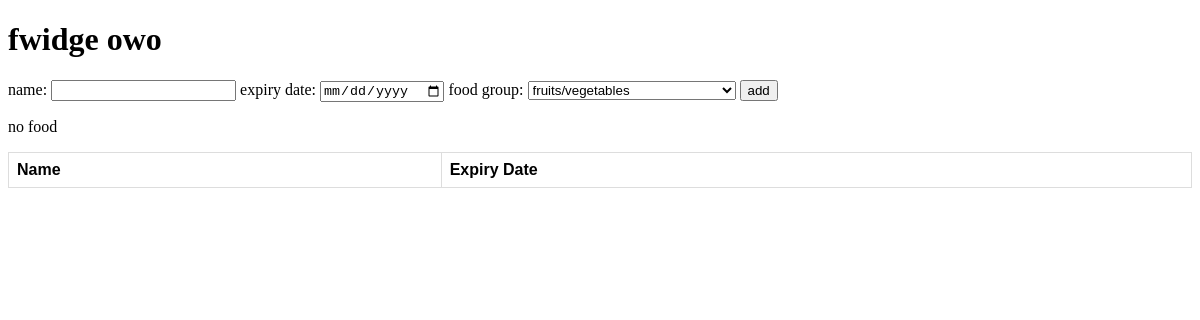
The page /fridge/ on the database as committed earlier.
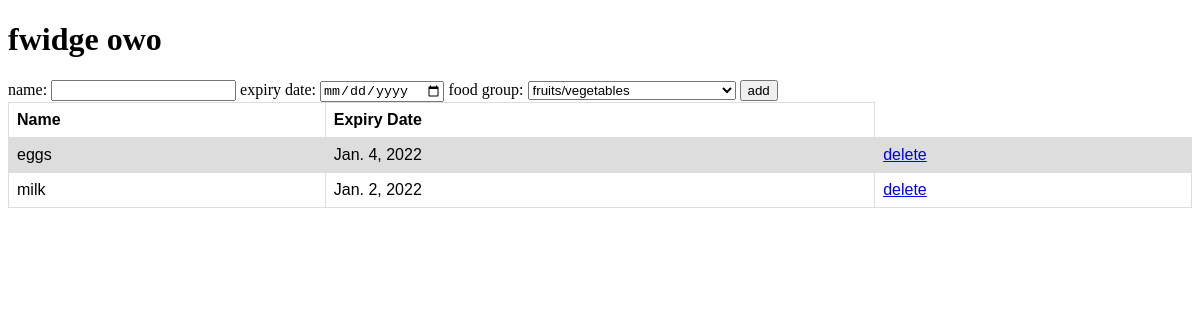
The same page on the database as committed later.
### base/models.py (models this page shows, shortened)
class FoodItem(models.Model):
    name = models.TextField(null=True, blank=False)
    expiry_date = models.DateField(null=True, blank=False)

### base/views.py (the view, shortened to what this page needs)
# urls.py: path('fridge/', FridgeHome.as_view(), name='fridge'),
class FridgeHome(TemplateView):
    model = FoodItem
    template_name = "base/fridge_home.html"
    def get_context_data(self, **kwargs):
        context = super(FridgeHome, self).get_context_data(**kwargs)
        context['food_items'] = FoodItem.objects.all()
        return context

### base/templates/base/fridge_home.html (shortened to what this page needs)
<!DOCTYPE html>
<html lang="en">
<head>
</head>
<body>
    <h1 id="fridge">fwidge owo</h1>
    <form method="POST">
        <label for="name">name:</label>
        <input id="name" name="name">
        <label for="expiry">expiry date:</label>
        <input type="date" id="expiry" name="expiry">
        <label for="cars">food group:</label>
        <select name="food_group" id="food_group">
            <option value="fruits">fruits/vegetables</option>
        </select>
        <button type="submit" name="add_button">add</button>
    </form>
    <table>
        <tr>
          <th>Name</th>
          <th>Expiry Date</th>
        </tr>
        {% for item in food_items %}
        <tr>
             <td>{{ item.name }}</td>
             <td>{{ item.expiry_date }}</td>
             <td><a href="{% url 'fridge-update' item.id %}">delete</a></td>
        </tr>
        {% empty %}
        <p>no food</p>
    {% endfor %}
    </table>
</body>
</html>

### base/templates/base/fridge_home.html (style rules this page uses)
table { font-family: arial, sans-serif; border-collapse: collapse; width: 100%; }
td, th { border: 1px solid #dddddd; text-align: left; padding: 8px; }
tr:nth-child(even) { background-color: #dddddd; }

Rows that differ between the two databases and show on the page:
added FoodItem: name "eggs", expiry_date "Jan. 4, 2022"
added FoodItem: name "milk", expiry_date "Jan. 2, 2022"
Other text that changed with them:
text no longer shown: "no food"
